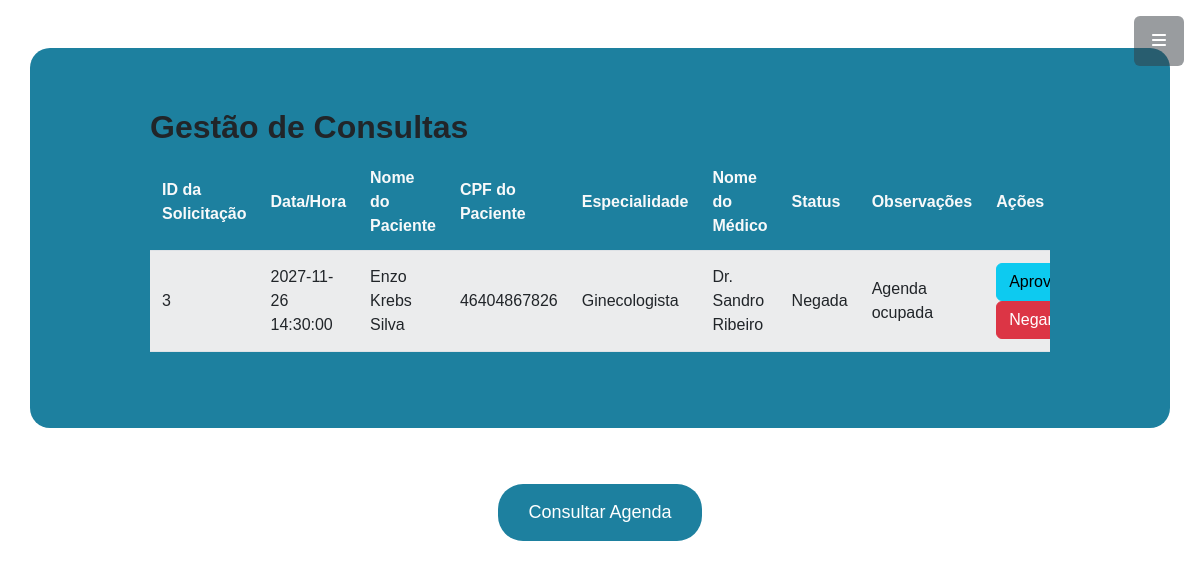
Before: /recepcionista.php with the older database file.
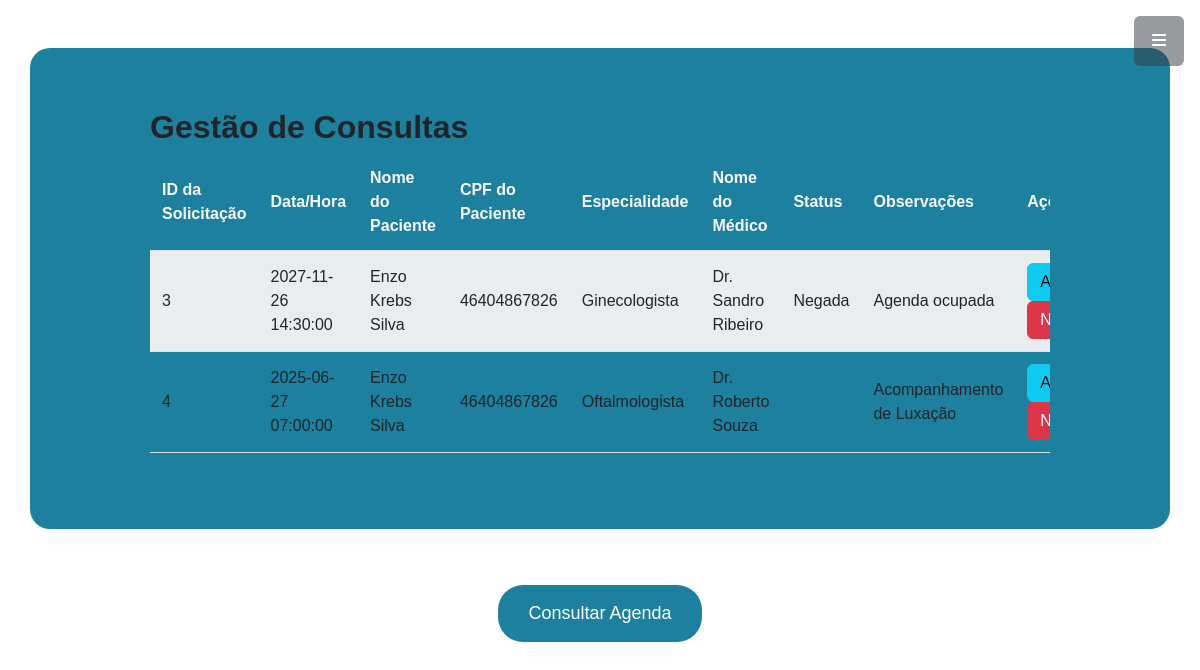
After: the same page with the newer database file.
### tables this page shows
CREATE TABLE IF NOT EXISTS `solicitarconsulta` (
  `idSolicitacao` int NOT NULL AUTO_INCREMENT,
  `data_hora` datetime NOT NULL,
  `nome_paciente` varchar(255) NOT NULL,
  `cpf_p` varchar(14) NOT NULL,
  `especialidade` varchar(255) NOT NULL,
  `medico` varchar(255) NOT NULL,
  `status_c` varchar(20) NOT NULL,
  `observacao` varchar(255) DEFAULT NULL,
  PRIMARY KEY (`idSolicitacao`)
);

### recepcionista.php (the view, shortened to what this page needs)
<?php
    include('conecta.php');
?>
<!DOCTYPE html>
<html lang="pt-br">
<head>
    <link rel="stylesheet" href="css/styles.css">
</head>
<a class="menu-toggle rounded" href="#"><i class="fa-solid fa-bars" style="color: #ffffff;"></i></a>
<body class="soninho">
    <div class="container cirilo">
        <h1>Gestão de Consultas</h1>
        <div class="table-responsive">
            <table class="table table-striped">
                <thead>
                    <tr>
                        <th>ID da Solicitação</th>
                        <th>Data/Hora</th>
                        <th>Nome do Paciente</th>
                        <th>CPF do Paciente</th>
                        <th>Especialidade</th>
                        <th>Nome do Médico</th>
                        <th>Status</th>
                        <th>Observações</th>
                        <th>Ações</th>
                    </tr>
                </thead>
                <tbody>
                    <?php
                        $sql = "SELECT * FROM `solicitarconsulta`";
                        $consulta = $conexao->query($sql);
                        while($dados = $consulta->fetch_assoc()){
                            echo "<tr>";
                            echo "<td>".$dados['idSolicitacao']."</td>";
                            echo "<td>".$dados['data_hora']."</td>";
                            echo "<td>".$dados['nome_paciente']."</td>";
                            echo "<td>".$dados['cpf_p']."</td>";
                            echo "<td>".$dados['especialidade']."</td>";
                            echo "<td>".$dados['medico']."</td>";
                            echo "<td>".$dados['status_c']."</td>";
                            echo "<td>".$dados['observacao']."</td>";
                            echo "<td>
                                <a class='btn btn-info' href='recepcionista_aceitar.php?id=".$dados['idSolicitacao']."'>Aprovar</a>
                                <a class='btn btn-danger' href='#' onclick='negateRequest(".$dados['idSolicitacao'].")'>Negar</a>
                            </td>";
                            echo "</tr>";
                        }
                    ?>
                </tbody>
            </table>
        </div>
    </div>
    <div class="cansei">
            <a href="agenda.html" class="sos">Consultar Agenda</a>
    </div>
</body>
</html>

Changed rows visible on the page:
added solicitarconsulta: idSolicitacao "4", data_hora "2025-06-27 07:00:00", nome_paciente "Enzo Krebs Silva", cpf_p "46404867826", especialidade "Oftalmologista", medico "Dr. Roberto Souza", observacao "Acompanhamento de Luxação"
